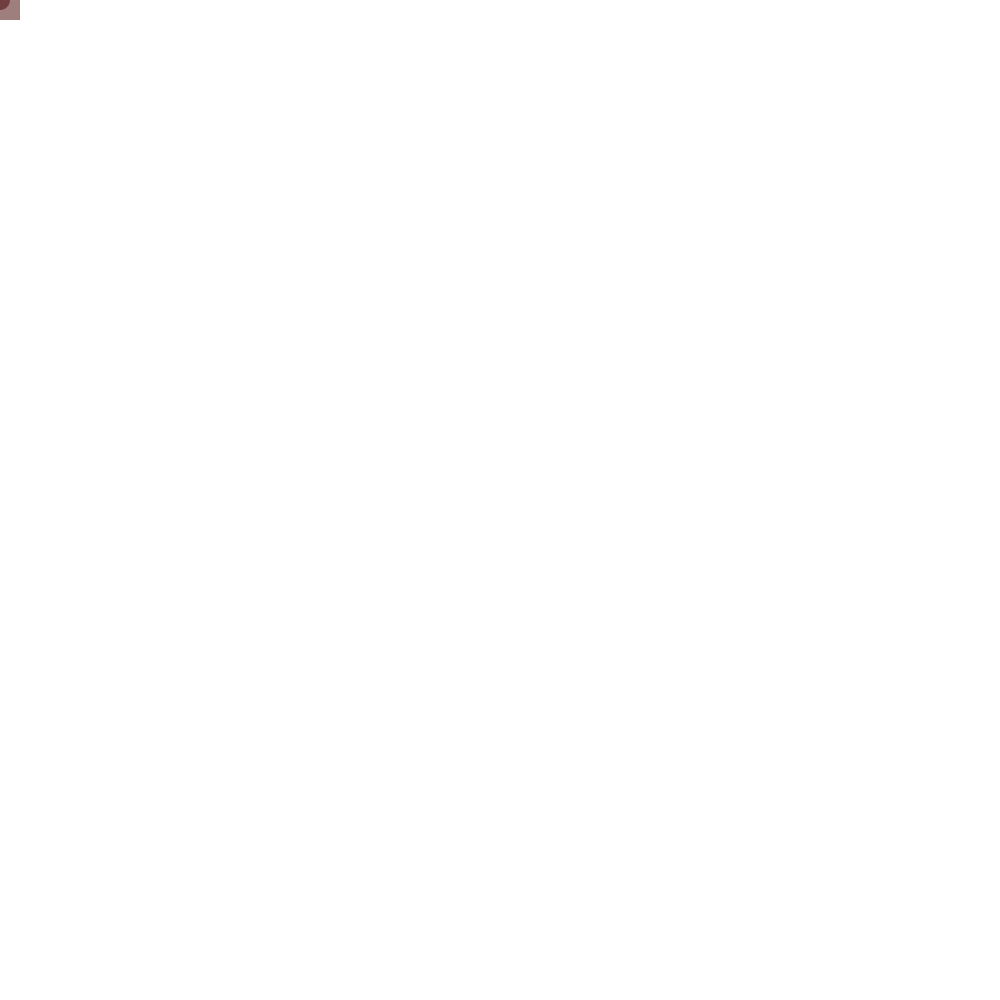
Frame 1 (no input)
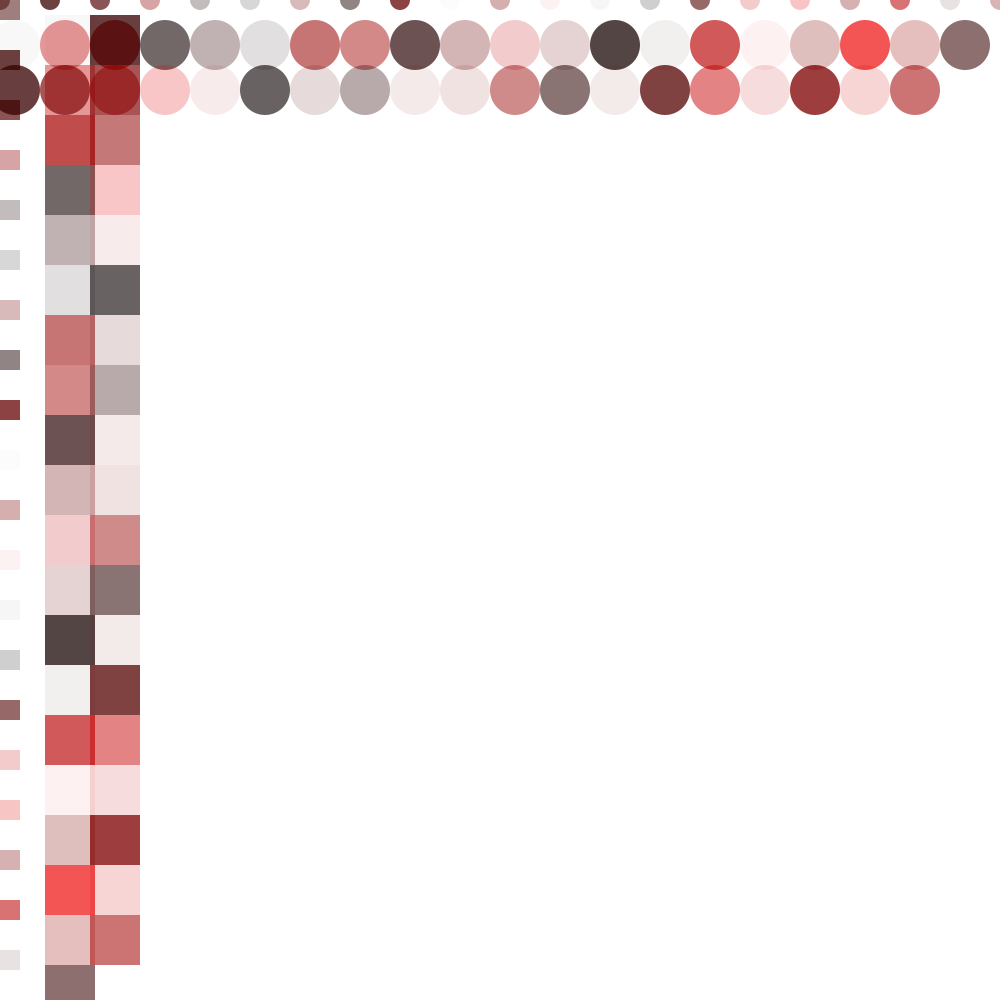
Frame 60 (the mouse pressed at the canvas centre just before this capture)
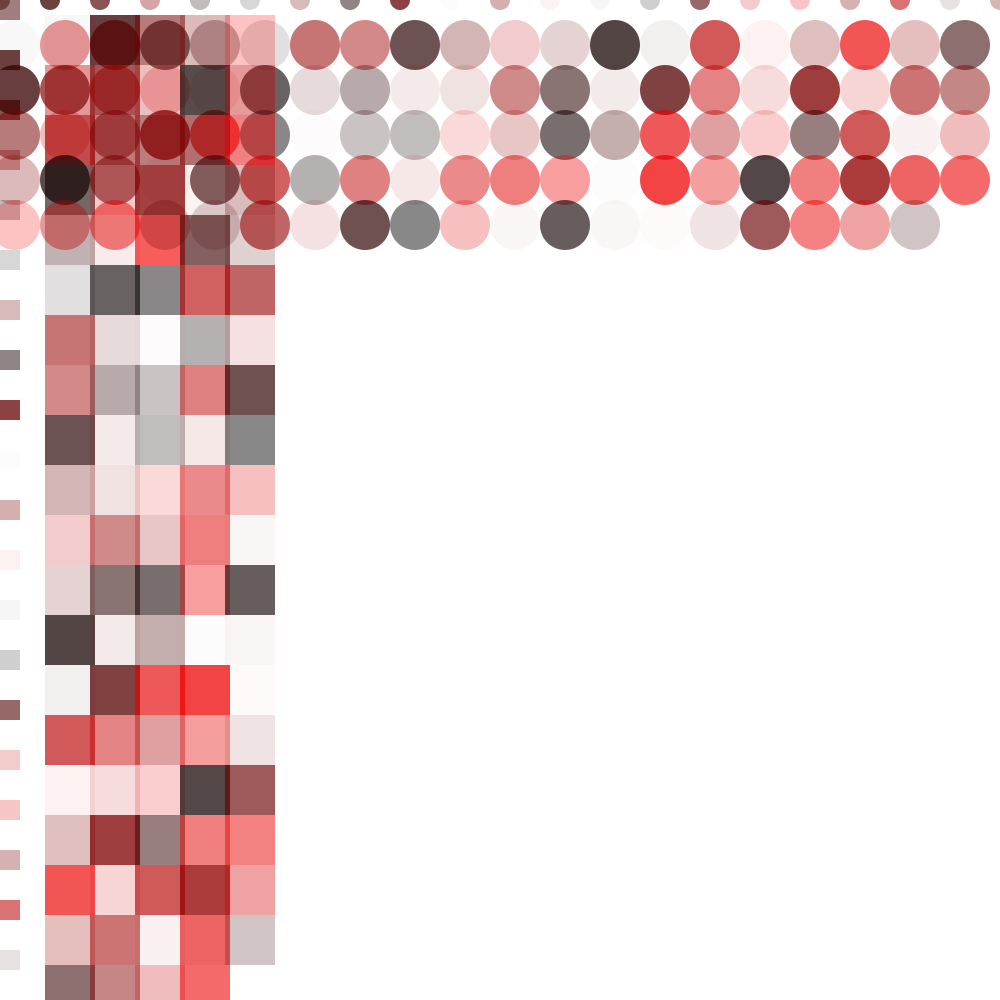
Frame 120 (the mouse held since frame 60 and released just before this capture)

The Processing sketch that drew these frames (run headless with seeded random() and noise(); from frame 60 on, the mouse is pressed at the canvas centre):

// Processing sketch: processing_32431
// ── processing_32431.pde

//import processing.pdf.*;

float rr = 200;
float gg = 0;
float bb = 0;
float trans = 100;
float x = 0;
float y = 0;
float diam = 20;

void setup(){

 size (1000, 1000);
 background (255);
 //beginRecord(PDF, "code8.pdf");
 smooth();
 frameRate(2000);
}
void draw ()
{
  trans = random(200);
  bb = random(0);
  gg = random(0);
  rr = random(255);
 
  noStroke();
  fill(rr,gg,bb,trans);
ellipse (x, y, diam, diam);
rect(y,x,diam , diam);
  
   x = x +50;
   
   if(x > 1000){
     y = y+45;
     x = 15;
     diam = 50;
   }
    //  if(y > 1000) {
   // noLoop();
  //  endRecord();
   // }

}
